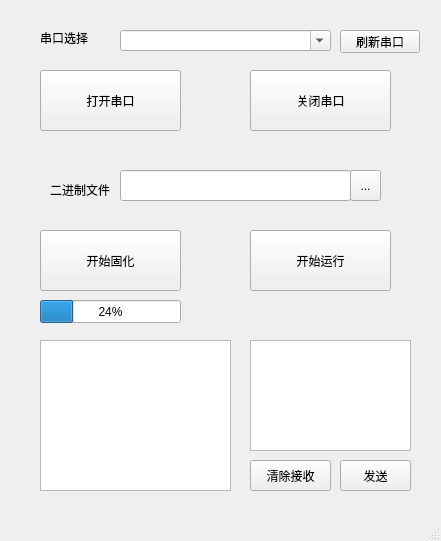
<?xml version="1.0" encoding="UTF-8"?>
<ui version="4.0">
 <class>MainWindow</class>
 <widget class="QMainWindow" name="MainWindow">
  <property name="geometry">
   <rect>
    <x>0</x>
    <y>0</y>
    <width>441</width>
    <height>541</height>
   </rect>
  </property>
  <property name="windowTitle">
   <string>MainWindow</string>
  </property>
  <widget class="QWidget" name="centralwidget">
   <widget class="QPushButton" name="btnOpen">
    <property name="geometry">
     <rect>
      <x>40</x>
      <y>70</y>
      <width>141</width>
      <height>61</height>
     </rect>
    </property>
    <property name="text">
     <string>打开串口</string>
    </property>
   </widget>
   <widget class="QPushButton" name="btnClose">
    <property name="geometry">
     <rect>
      <x>250</x>
      <y>70</y>
      <width>141</width>
      <height>61</height>
     </rect>
    </property>
    <property name="text">
     <string>关闭串口</string>
    </property>
   </widget>
   <widget class="QPushButton" name="btnDownload">
    <property name="geometry">
     <rect>
      <x>40</x>
      <y>230</y>
      <width>141</width>
      <height>61</height>
     </rect>
    </property>
    <property name="text">
     <string>开始固化</string>
    </property>
   </widget>
   <widget class="QToolButton" name="btnChoose">
    <property name="geometry">
     <rect>
      <x>350</x>
      <y>170</y>
      <width>31</width>
      <height>31</height>
     </rect>
    </property>
    <property name="text">
     <string>...</string>
    </property>
   </widget>
   <widget class="QLineEdit" name="lineFile">
    <property name="geometry">
     <rect>
      <x>120</x>
      <y>170</y>
      <width>231</width>
      <height>31</height>
     </rect>
    </property>
    <property name="readOnly">
     <bool>true</bool>
    </property>
   </widget>
   <widget class="QComboBox" name="boxSerial">
    <property name="geometry">
     <rect>
      <x>120</x>
      <y>30</y>
      <width>211</width>
      <height>21</height>
     </rect>
    </property>
    <property name="editable">
     <bool>true</bool>
    </property>
   </widget>
   <widget class="QLabel" name="label">
    <property name="geometry">
     <rect>
      <x>40</x>
      <y>30</y>
      <width>53</width>
      <height>15</height>
     </rect>
    </property>
    <property name="text">
     <string>串口选择</string>
    </property>
   </widget>
   <widget class="QLabel" name="label_2">
    <property name="geometry">
     <rect>
      <x>50</x>
      <y>180</y>
      <width>61</width>
      <height>20</height>
     </rect>
    </property>
    <property name="text">
     <string>二进制文件</string>
    </property>
   </widget>
   <widget class="QPushButton" name="btnUpdate">
    <property name="geometry">
     <rect>
      <x>340</x>
      <y>30</y>
      <width>80</width>
      <height>23</height>
     </rect>
    </property>
    <property name="text">
     <string>刷新串口</string>
    </property>
   </widget>
   <widget class="QPushButton" name="btnRun">
    <property name="geometry">
     <rect>
      <x>250</x>
      <y>230</y>
      <width>141</width>
      <height>61</height>
     </rect>
    </property>
    <property name="text">
     <string>开始运行</string>
    </property>
   </widget>
   <widget class="QProgressBar" name="progressDownload">
    <property name="geometry">
     <rect>
      <x>40</x>
      <y>300</y>
      <width>141</width>
      <height>23</height>
     </rect>
    </property>
    <property name="value">
     <number>24</number>
    </property>
   </widget>
   <widget class="QTextEdit" name="textRecv">
    <property name="geometry">
     <rect>
      <x>40</x>
      <y>340</y>
      <width>191</width>
      <height>151</height>
     </rect>
    </property>
    <property name="readOnly">
     <bool>true</bool>
    </property>
   </widget>
   <widget class="QPushButton" name="btnSend">
    <property name="geometry">
     <rect>
      <x>340</x>
      <y>460</y>
      <width>71</width>
      <height>31</height>
     </rect>
    </property>
    <property name="text">
     <string>发送</string>
    </property>
   </widget>
   <widget class="QPushButton" name="btnCleanRecv">
    <property name="geometry">
     <rect>
      <x>250</x>
      <y>460</y>
      <width>81</width>
      <height>31</height>
     </rect>
    </property>
    <property name="text">
     <string>清除接收</string>
    </property>
   </widget>
   <widget class="QTextEdit" name="textSend">
    <property name="geometry">
     <rect>
      <x>250</x>
      <y>340</y>
      <width>161</width>
      <height>111</height>
     </rect>
    </property>
   </widget>
  </widget>
  <widget class="QMenuBar" name="menubar">
   <property name="geometry">
    <rect>
     <x>0</x>
     <y>0</y>
     <width>441</width>
     <height>20</height>
    </rect>
   </property>
  </widget>
  <widget class="QStatusBar" name="statusbar"/>
 </widget>
 <resources/>
 <connections/>
</ui>
